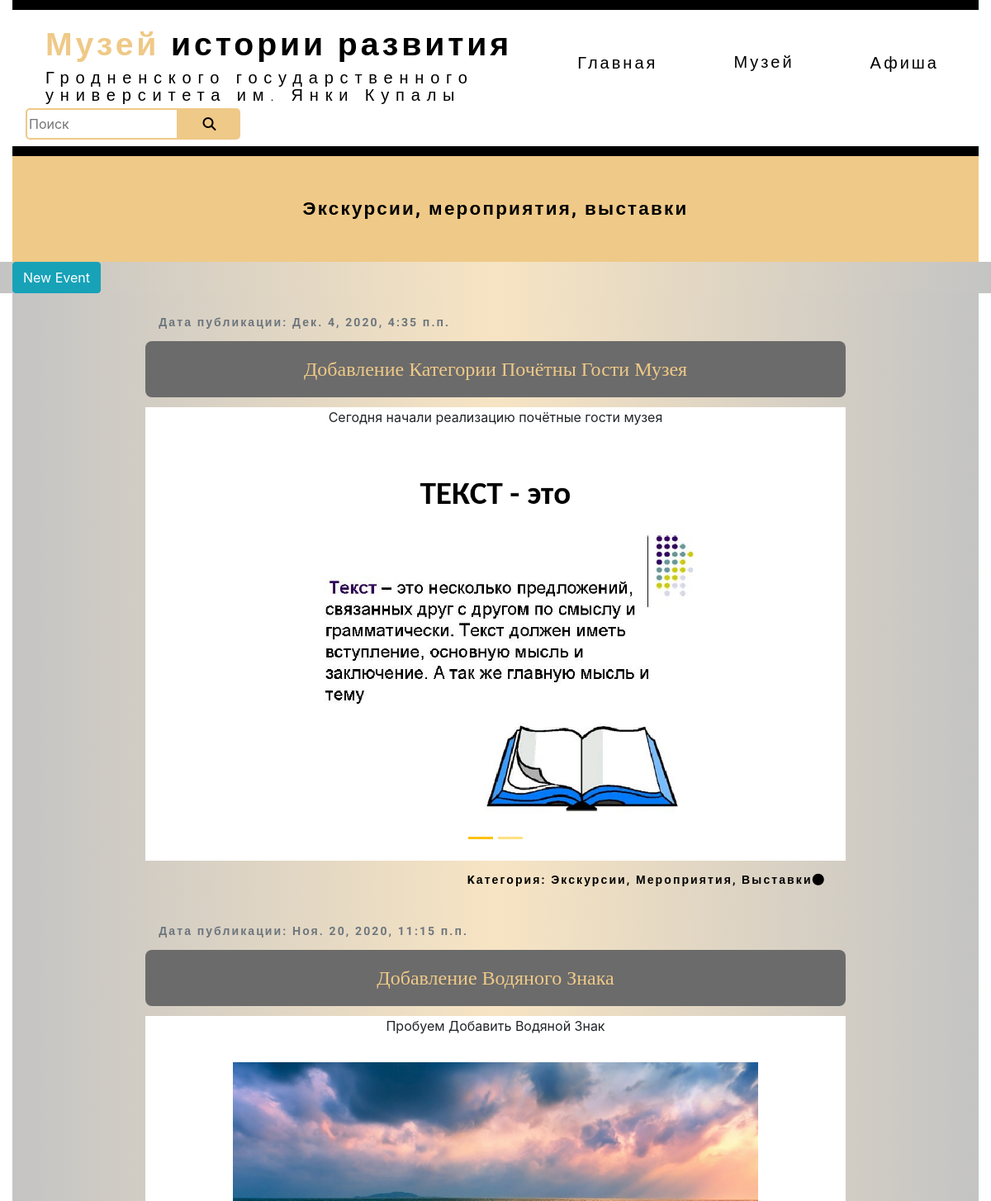
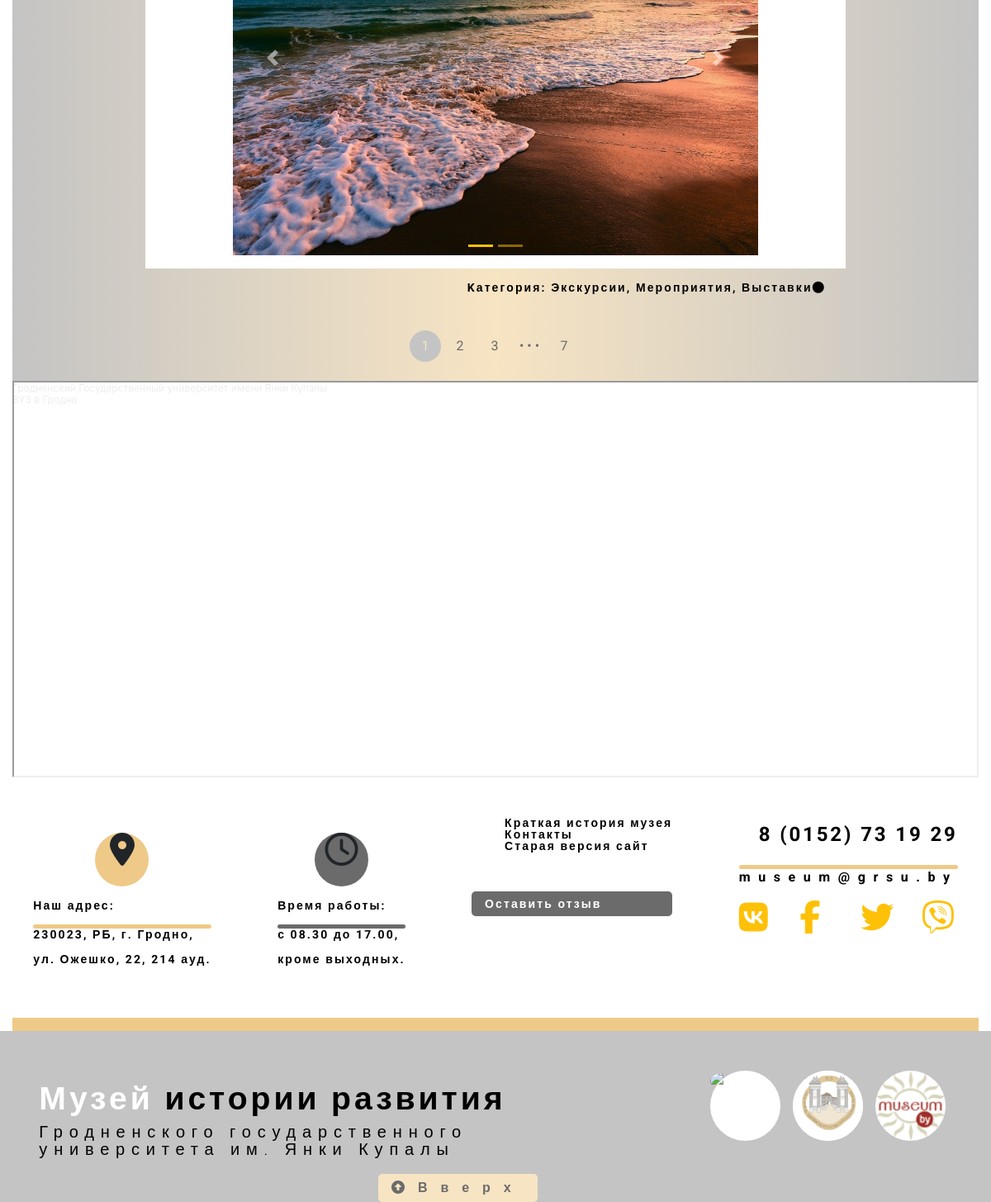
The app's page /exursion/ with its own data (2 pictures, top to bottom).
### museum/models.py (models this page shows, shortened)
class New(models.Model):
    objects = NewManager()
    title = models.TextField("Название новости")
    text = RichTextField("Описание Новости")
    date = models.DateTimeField("Дата Публикации")
    category = models.ForeignKey(Category, null=True, on_delete=models.SET_NULL)
    class Meta:
        verbose_name = "Новость"
        verbose_name_plural = "Новости"

class NewImage(models.Model):
    image = models.ImageField("Картинка", upload_to='media/%Y/%m/%d/', blank=True)
    new = models.ForeignKey(New, null=True, on_delete=models.SET_NULL, verbose_name="Новость")
    class Meta:
        verbose_name = "Картинки для новости"
        verbose_name_plural = "Картинки для новости"

class Category(models.Model):
    nameCategory = models.CharField("Название категории", max_length=100)
    def __str__(self):
        return self.nameCategory

### museum/views.py (the view)
# urls.py: path('exursion/', views.exursion, name='exursion'),
def exursion(request):
    excursions = New.objects.ExcursionsCategory()
    pl = paginationPage(request, excursions, '/exursion/')
    page, paginator = pl[0], pl[1]
    return render(request, 'museum/museum-category/Exursiion.html',
                  {
                      'excursions': page.object_list,
                      'paginator': paginator,
                      'page': page
                  })

### templates/museum/museum-category/Exursiion.html (shortened to what this page needs)
{% extends 'base.html' %}
{% block content %}
    <div class="container-fluid ">
        <div class="marginLineNew d-flex justify-content-center align-items-center ">
            <div class="museumWordBlack">
                Экскурсии, мероприятия, выставки
            </div>
        </div>
    </div>
    <div class="container-fluid background-news">
        <a class="btn btn-info right" href="{% url 'event_new' %}"> New Event </a>
    </div>
    <section class="container-fluid">
        {% for el in excursions %}
            <div class="card-body background-news">
                <div class="card-title text-center">
                    <div class="d-flex w-100 justify-content-center">
                        <div class="d-flex w-75 justify-content-start pl-3 text-muted text-footer pt-2 pb-3">Дата
                            публикации: {{ el.date }}</div>
                    </div>
                    <div class="d-flex w-100 justify-content-center">
                        <div class="text-title w-75 py-3">{{ el.title }}</div>
                    </div>
                </div>
                <div class="w-100 d-flex justify-content-center">
                    <div class="row bg-white w-75 d-flex justify-content-center">
                        <div class="card-text text-justify px-5">{{ el.text|safe }}</div>
                    </div>
                </div>
                <div class="w-100 d-flex justify-content-center">
                    <div class="row w-75 bg-white d-flex justify-content-center">
                        <div class="carousel slide d-block w-75 py-3" id="_i{{ el.id }}" data-ride="carousel">
                            <ol class="carousel-indicators ">
                                {% for im in el.newimage_set.all %}
                                    {% if forloop.first %}
                                        <li data-target="#_i{{ el.id }}" data-slide-to="{{ forloop.counter0 }}"
                                            class="active bg-warning"></li>
                                    {% else %}
                                        <li data-target="#_i{{ el.id }}" data-slide-to="{{ forloop.counter0 }}"
                                            class="bg-warning"></li>
                                    {% endif %}
                                {% endfor %}
                            </ol>
                            <div class="carousel-inner" role="listbox">
                                {% for im in el.newimage_set.all %}
                                    {% if forloop.first %}
                                        <div class="carousel-item active"> {% if im.image %}
                                            <img class="d-block text-center w-100 " src='{{ im.image.url }}'
                                                 alt="Image">
                                        {% endif %}</div>
                                    {% else %}
                                        <div class="carousel-item"> {% if im.image %}
                                            <img class="d-block text-center w-100 " src='{{ im.image.url }}'
                                                 alt="Image">
                                        {% endif %}</div>
                                    {% endif %}
                                {% endfor %}
                            </div>
                            <a class="carousel-control-prev" href="#_i{{ el.id }}" role="button" data-slide="prev">
                                <span class="carousel-control-prev-icon" aria-hidden="true"></span>
                            </a>
                            <a class="carousel-control-next" href="#_i{{ el.id }}" role="button" data-slide="next">
                                <span class="carousel-control-next-icon" aria-hidden="true"></span>
                            </a>
                        </div>
                    </div>
                </div>
                <div class="pt-3">
                    <div class="d-flex w-100 justify-content-center align-items-center ">
                        <div class="text-footer w-75 justify-content-end pr-4">
                            Kатегория: {{ el.category }} <i class="fas fa-circle ba"></i>
                        </div>
                    </div>
                </div>
            </div>
        {% endfor %}
        {% include 'include/pagination.html' %}
    </section>
{% endblock %}

### templates/base.html (shortened to what this page needs)
{% load static %}
{% load watermark %}
<!doctype html>
<html lang="en">
<head>
    <link rel="stylesheet" href="https://stackpath.bootstrapcdn.com/bootstrap/4.5.2/css/bootstrap.min.css">
    <link rel="stylesheet" href="https://use.fontawesome.com/releases/v5.8.2/css/all.css">
    <link rel="stylesheet" type="text/css" href="{% static 'static/museum/css/indexAndBase.css' %}">
    <link rel="stylesheet" type="text/css" href="{% static 'static/museum/css/all.css' %}">
    <link rel="stylesheet" type="text/css" href="{% static 'static/museum/css/reviews.css' %}">
    <link rel="stylesheet" type="text/css" href="{% static 'static/museum/css/news.css' %}">
    <link rel="stylesheet" type="text/css" href="{% static 'static/museum/css/pagination.css' %}">
    <link rel="stylesheet" type="text/css" href="{% static 'static/museum/css/paginationbook.css' %}">
    <link rel="stylesheet" type="text/css" href="{% static 'static/museum/css/calendar.css' %}">
    <link rel="stylesheet" type="text/css" href="{% static 'static/museum/css/book.css' %}">
</head>
<body>
<div class="container-fluid">
    <div class="backgroundLine"></div>
</div>
<header class="container-fluid">
    <nav class="navbar navbar-white bg-white header">
        <div class="navbar-brand ml-4">
            <div class="museumWord"><a class="museumWord" href="{% url 'main' %}"> Музей </a> <b
                    class="museumWordBlack">истории
                развития</b></div>
            <div class="w-100 museumWordBlack2">Гродненского государственного</div>
            <div class="w-100 museumWordBlack2"> университета им. Янки Купалы</div>
        </div>
        <div class="btn-lg  h-100 text-center">
            <a class="btn-lg headerMainWord buttonHover-1 h-100" href="{% url 'main' %}">
                Главная
            </a>
        </div>
        <div class="btn-lg h-100 text-center">
            <button class="navbar-toggler headerMainWord buttonHover-1 h-100" type="button" data-toggle="collapse"
                    data-target="#main" aria-controls="navbarToggleExternalContent"
                    aria-expanded="false" aria-label="Toggle navigation" name="top">
                Музей
            </button>
        </div>
        <div class="btn-lg h-100 text-center">
            <a class="btn-lg headerMainWord buttonHover-1 h-100" href="{% url 'afisha' %}">
                Афиша
            </a>
        </div>
        <form class="form-inline ">
            <input class="searchBorder" type="search" placeholder="Поиск" aria-label="Search">
            <button class="searchButton" type="submit"><i class="fas fa-search"></i></button>
        </form>
    </nav>
</header>
<div class="container-fluid">
    <div class="backgroundLine"></div>
</div>
{% block content %}{% endblock %}
<div class="container-fluid">
    <div class="footer">
        <div style="position:relative;overflow:hidden; height: 100%;"><a
                href="https://yandex.by/maps/org/grodnenskiy_gosudarstvenny_universitet_imeni_yanki_kupaly/1038749843/?utm_medium=mapframe&utm_source=maps"
                style="color:#eee;font-size:12px;position:absolute;top:0px;">Гродненский Государственный университет
            имени Янки Купалы</a><a
                href="https://yandex.by/maps/10274/grodno/category/university_college/?utm_medium=mapframe&utm_source=maps"
                style="color:#eee;font-size:12px;position:absolute;top:14px;">ВУЗ в Гродно</a>
            <iframe src="https://yandex.by/map-widget/v1/-/CCUAmLbH9D" width="100%" height="100%" frameborder="1"
                    allowfullscreen="true" style="position:relative;"></iframe>
        </div>
    </div>
</div>
<footer class="container-fluid">
    <div>
        <div class="footerSizeWhite">
            <div class="row d-flex align-content-center justify-content-around h-100">
                <div class="my-5">
                    <p>
                    <h1 class="text-center "><i class="fas fa-map-marker-alt i-fontsize-yellow line-height"></i>
                    </h1></p>
                    <p class="text-footer">Наш адрес:</p>
                    <div class="w-100 mini-line-1"></div>
                    <p class="text-footer">230023, РБ, г. Гродно,</p>
                    <p class="text-footer">ул. Ожешко, 22, 214 ауд.</p>
                </div>
                <div class="my-5">
                    <p>
                    <h1 class="text-center"><i class="far fa-clock i-fontsize-gray line-height"></i></h1></p>
                    <p class="text-footer">Время работы:</p>
                    <div class="w-100 mini-line-2"></div>
                    <p class="text-footer">с 08.30 до 17.00,</p>
                    <p class="text-footer">кроме выходных.</p>
                </div>
                <div>
                    <div class="mb-5 my-5">
                        <ul>
                            <li class="text-footer"><a href="">Краткая история музея</a></li>
                            <li class="text-footer"><a href="">Контакты</a></li>
                            <li class="text-footer"><a href="https://museum.grsu.by/">Старая версия сайт</a></li>
                        </ul>
                    </div>
                    <div>
                        <a href="{% url 'reviews' %}" class="btn-lg mt-5 text-footer-white"> Оставить отзыв </a>
                    </div>
                </div>
                <div class="my-5">
                    <div>
                        <p class="number-phone"> 8 (0152) 73 19 29</p>
                        <div class="mini-line-1 w-100"></div>
                        <p class="text-decoration-none text-footer-2"> museum@grsu.by </p>
                    </div>
                    <div class="row d-flex justify-content-around align-content-center">
                        <div class="col " href=""><h1><i class="fab fa-vk text-warning "></i></h1></div>
                        <div class="col "><h1><i class="fab fa-facebook-f text-warning"></i></h1></div>
                        <div class="col "><h1><i class="fab fa-twitter text-warning"></i></h1></div>
                        <div class="col "><h1><i class="fab fa-viber text-warning"></i></h1></div>
                    </div>
                </div>
            </div>
        </div>
        <div class="backgroundLine-2"></div>
        <div class="footerSizeGrey row d-flex align-content-center justify-content-around h-100">
            <div class="navbar-brand align-self-center w-25 my-5 ">
                <div class="museumWord"><b class="museumWord-White text-decoration-none"> Музей </b> <b
                        class="museumWordBlack">истории
                    развития</b></div>
                <div class="w-100 museumWordBlack2">Гродненского государственного</div>
                <div class="w-100 museumWordBlack2"> университета им. Янки Купалы</div>
            </div>
            <div class="d-flex align-self-end w-25">
                <a class="btn-lg btn-footer text-decoration-none" href="#top">
                    <i class="fas fa-arrow-alt-circle-up"></i>Вверх
                </a>
            </div>
            <div class="d-flex justify-content-around align-content-center w-25 my-5">
                <div class="  circle-on-footer"><img class="imgFooter"
                                                     src="{% static 'static/museum/img/GRSU-img-1.png' %}" alt="grsu">
                </div>
                <div class="  circle-on-footer"><img class="imgFooter"
                                                     src="{% static 'static/museum/img/GRSU-img-2.png' %}" alt="grsu">
                </div>
                <div class="  circle-on-footer"><img class="imgFooter"
                                                     src="{% static 'static/museum/img/GRSU-img-3.png' %}" alt="grsu">
                </div>
            </div>
        </div>
    </div>
</footer>
</body>
</html>

### templates/include/pagination.html (shortened to what this page needs)
<div class="background-news py-4">
    <ul class="pagination">
        {% if paginator.page_range|length > 1 %}
            {% for i in paginator.page_range %}
                {% if i == page.number %}
                    <li class="pagination__item active">
                        <a class="pagination__link" href="#">{{ i }}</a>
                    </li>
                {% elif i > page.number|add:'-3' and i < page.number|add:'3' %}
                    <li class="pagination__item">
                        <a class="pagination__link" href="{{ paginator.baseurl }}{{ i }}">{{ i }}</a>
                    </li>
                {% endif %}
            {% endfor %}
        {% endif %}
        {% if page.has_next %}
            {% if page.number|add:'3' < page.paginator.num_pages %}
                <li class="pagination__item pagination__item--dots">
                    <a href="{{ paginator.baseurl }}{{ page.next_page_number|add:'2' }}">
                        <span class="pagination__link">• • •</span>
                    </a>
                </li>
            {% endif %}
            {% if page.number|add:'2' < page.paginator.num_pages %}
                <li class="pagination__item">
                    <a class="pagination__link"
                       href="{{ paginator.baseurl }}{{ page.paginator.num_pages }}">
                        {{ page.paginator.num_pages }}
                    </a>
                </li>
            {% endif %}
        {% endif %}
    </ul>
</div>

### records on screen
New: date "Дек. 4, 2020, 4:35 п.п.", title "Добавление Категории Почётны Гости Музея", text "Сегодня начали реализацию почётные гости музея", category "Экскурсии, Мероприятия, Выставки"
NewImage: image (picture)
New: date "Ноя. 20, 2020, 11:15 п.п.", title "Добавление Водяного Знака", text "Пробуем Добавить Водяной Знак", category "Экскурсии, Мероприятия, Выставки"
NewImage: image (picture)

### other values on screen
{{ i }} "1"
{{ i }} "2" "3"
{{ page.paginator.num_pages }} "7"
